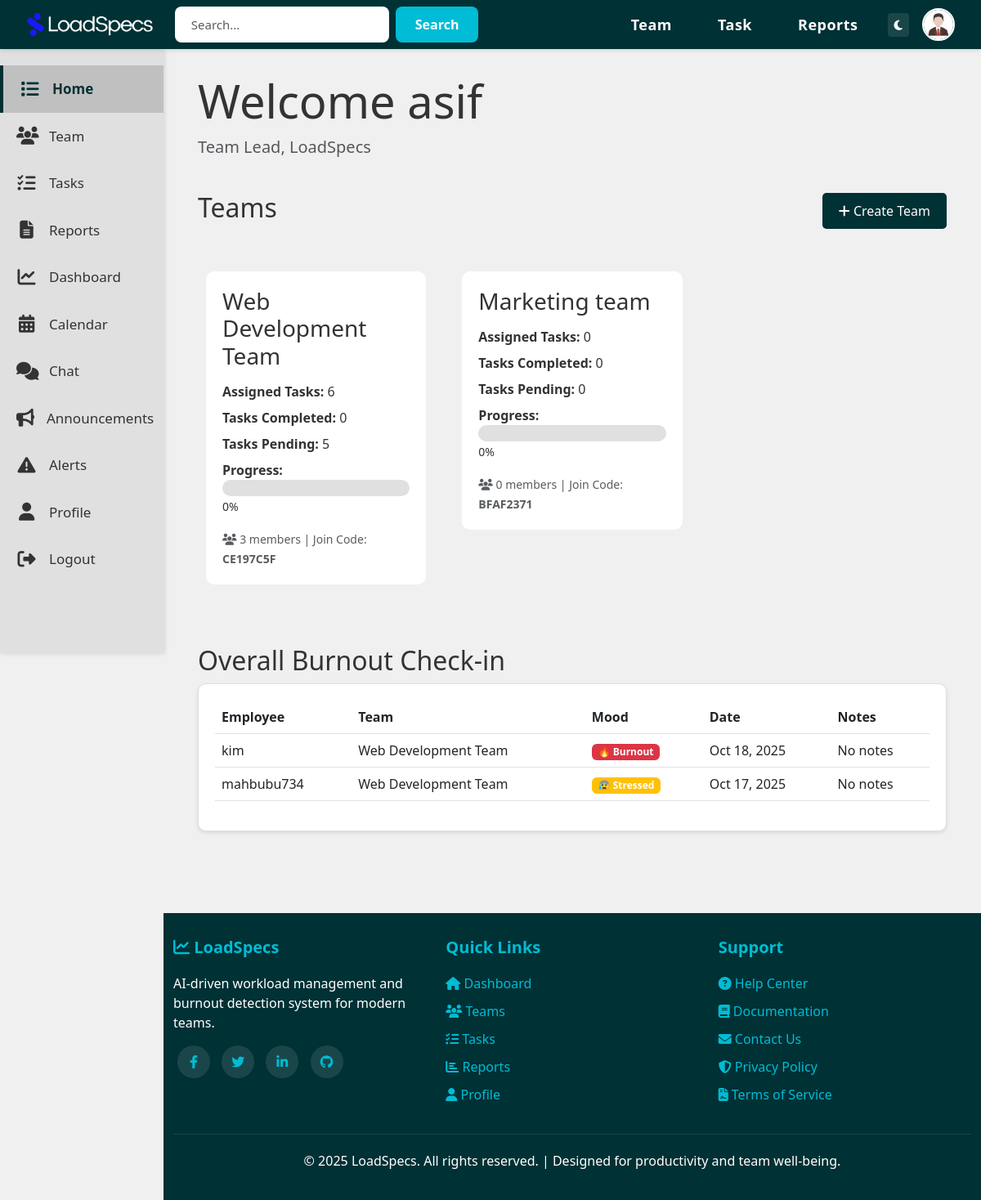
Page /home/ (signed in) on the committed database.
### LoadSpecsApp/models.py (models this page shows, shortened)
class User(AbstractUser):
    is_employee = models.BooleanField(default=False)
    is_team_lead = models.BooleanField(default=False)
    company_name = models.CharField(max_length=200, blank=True, null=True)
    joined_date = models.DateTimeField(default=timezone.now)
    bio = models.TextField(blank=True, null=True)
    profile_picture = models.ImageField(
        upload_to='profile_pictures/',
        blank=True,
        null=True,
        default='default_profile.png'
    )
    @property
    def role(self):
        if self.is_team_lead:
            return "Team Lead"
        elif self.is_employee:
            return "Employee"
        return "No Role"

class Team(models.Model):
    team_name = models.CharField(max_length=200)
    description = models.TextField(blank=True, null=True)
    created_by = models.ForeignKey(
        User,
        on_delete=models.CASCADE,
        related_name='teams_created'
    )
    created_at = models.DateTimeField(default=timezone.now)
    join_code = models.CharField(max_length=10, unique=True, blank=True)
    @property
    def member_count(self):
        return self.employees.count()
    @property
    def total_tasks(self):
        return self.tasks.count()
    @property
    def completed_tasks(self):
        return self.tasks.filter(status='completed').count()
    @property
    def pending_tasks(self):
        return self.tasks.filter(status='pending').count()
    @property
    def progress_percentage(self):
        total = self.total_tasks
        if total == 0:
            return 0
        return int((self.completed_tasks / total) * 100)

class MoodCheckin(models.Model):
    MOOD_CHOICES = [
        ('happy', 'Happy'),
        ('neutral', 'Neutral'),
        ('stressed', 'Stressed'),
        ('burnout', 'Burnout'),
    ]
    employee = models.ForeignKey(
        Employee,
        on_delete=models.CASCADE,
        related_name='mood_checkins'
    )
    team = models.ForeignKey(Team, on_delete=models.CASCADE, related_name='mood_checkins')
    mood = models.CharField(max_length=20, choices=MOOD_CHOICES)
    notes = models.TextField(blank=True, null=True)
    timestamp = models.DateTimeField(default=timezone.now)
    class Meta:
        ordering = ['-timestamp']

class Employee(models.Model):
    user = models.OneToOneField(User, on_delete=models.CASCADE, related_name='employee_profile')
    team = models.ForeignKey(
        Team,
        on_delete=models.SET_NULL,
        null=True,
        blank=True,
        related_name='employees'
    )
    skills = models.TextField(blank=True, null=True, help_text="Comma-separated skills")
    experience_years = models.IntegerField(default=0, help_text="Years of experience")
    interests = models.TextField(blank=True, null=True, help_text="Professional interests")
    department = models.CharField(max_length=100, blank=True, null=True)
    job_title = models.CharField(max_length=100, blank=True, null=True)

### LoadSpecsApp/views.py (the view, shortened to what this page needs)
# urls.py: path('home/', views.home_view, name='home'),
@login_required
def home_view(request):
    user = request.user
    search_query = request.GET.get('search', '').strip()
    context = {
        'user': user,
        'search_query': search_query,
    }
    if user.is_team_lead:
        try:
            team_lead = user.teamlead_profile
            teams = team_lead.teams.all()
            context['teams'] = teams
            context['total_teams'] = teams.count()
            all_employees = Employee.objects.filter(team__in=teams)
            context['total_employees'] = all_employees.count()
            recent_moods = MoodCheckin.objects.filter(team__in=teams).order_by('-timestamp')[:10]
            context['recent_moods'] = recent_moods
        except TeamLead.DoesNotExist:
            TeamLead.objects.create(user=user)
            context['teams'] = []
    return render(request, 'LoadSpecsHTML/home.html', context)

### templates/LoadSpecsHTML/home.html (shortened to what this page needs)
{% extends 'LoadSpecsHTML/base.html' %}
{% block content %}
<div class="container-fluid">
    <div class="row mb-4">
        <div class="col-12">
            <h1 class="display-4">Welcome {{ user.username }}</h1>
            <p class="lead text-muted">{{ user.role }}, LoadSpecs</p>
        </div>
    </div>
    {% if user.is_team_lead %}
    <div class="row mb-4">
        <div class="col-12">
            <div class="d-flex justify-content-between align-items-center mb-3">
                <h2>Teams</h2>
                <a href="{% url 'create_team' %}" class="btn btn-primary-custom">
                    <i class="fas fa-plus"></i> Create Team
                </a>
            </div>
        </div>
    </div>
    {% if teams %}
    <div class="row">
        {% for team in teams %}
        <div class="col-md-4 mb-3">
            <div class="team-card">
                <h3>{{ team.team_name }}</h3>
                <div class="mb-2">
                    <strong>Assigned Tasks:</strong> {{ team.total_tasks }}
                </div>
                <div class="mb-2">
                    <strong>Tasks Completed:</strong> {{ team.completed_tasks }}
                </div>
                <div class="mb-2">
                    <strong>Tasks Pending:</strong> {{ team.pending_tasks }}
                </div>
                <div class="mb-3">
                    <strong>Progress:</strong>
                    <div class="progress-bar-custom">
                    </div>
                    <small>{{ team.progress_percentage }}%</small>
                </div>
                <div class="mt-3">
                    <small class="text-muted">
                        <i class="fas fa-users"></i> {{ team.member_count }} members
                        | Join Code: <strong>{{ team.join_code }}</strong>
                    </small>
                </div>
            </div>
        </div>
        {% endfor %}
    </div>
    {% else %}
    <div class="alert alert-info">
        <i class="fas fa-info-circle"></i> You haven't created any teams yet. Click "Create Team" to get started!
    </div>
    {% endif %}
    <div class="row mt-5">
        <div class="col-12">
            <h2>Overall Burnout Check-in</h2>
            <div class="card-custom">
                {% if recent_moods %}
                <div class="table-responsive">
                    <table class="table table-hover">
                        <thead>
                            <tr>
                                <th>Employee</th>
                                <th>Team</th>
                                <th>Mood</th>
                                <th>Date</th>
                                <th>Notes</th>
                            </tr>
                        </thead>
                        <tbody>
                            {% for mood in recent_moods %}
                            <tr>
                                <td>{{ mood.employee.user.username }}</td>
                                <td>{{ mood.team.team_name }}</td>
                                <td>
                                    {% if mood.mood == 'happy' %}
                                        <span class="badge bg-success">😊 Happy</span>
                                    {% elif mood.mood == 'neutral' %}
                                        <span class="badge bg-secondary">😐 Neutral</span>
                                    {% elif mood.mood == 'stressed' %}
                                        <span class="badge bg-warning">😰 Stressed</span>
                                    {% elif mood.mood == 'burnout' %}
                                        <span class="badge bg-danger">🔥 Burnout</span>
                                    {% endif %}
                                </td>
                                <td>{{ mood.timestamp|date:"M d, Y" }}</td>
                                <td>{{ mood.notes|default:"No notes" }}</td>
                            </tr>
                            {% endfor %}
                        </tbody>
                    </table>
                </div>
                {% else %}
                <p class="text-muted">No mood check-ins recorded yet.</p>
                {% endif %}
            </div>
        </div>
    </div>
    {% endif %}
</div>
{% endblock %}

### templates/LoadSpecsHTML/base.html (shortened to what this page needs)
{% load static %}
<!DOCTYPE html>
<html lang="en">
<head>
    <link href="https://cdn.jsdelivr.net/npm/bootstrap@5.3.0/dist/css/bootstrap.min.css" rel="stylesheet">
    <link rel="stylesheet" href="https://cdnjs.cloudflare.com/ajax/libs/font-awesome/6.4.0/css/all.min.css">
</head>
<body>
    {% if user.is_authenticated %}
    <nav class="navbar navbar-expand-lg navbar-custom fixed-top">
        <div class="container-fluid">
            <a class="navbar-brand" href="{% url 'home' %}">
                <img src="{% static 'Images/loadspecs_logo.png' %}" alt="LoadSpecs Logo" style="height: 30px;">
            </a>
            <div class="search-bar mx-auto d-none d-lg-flex">
                <form class="d-flex" method="GET" action="{% url 'home' %}">
                    <input type="text" name="search" placeholder="Search..." class="form-control">
                    <button type="submit">Search</button>
                </form>
            </div>
            <div class="collapse navbar-collapse justify-content-end" id="navbarNav">
                <ul class="navbar-nav align-items-center">
                    <li class="nav-item">
                        <a class="nav-link" href="{% url 'team' %}">Team</a>
                    </li>
                    <li class="nav-item">
                        <a class="nav-link" href="{% url 'tasks' %}">Task</a>
                    </li>
                    <li class="nav-item">
                        <a class="nav-link" href="{% url 'reports' %}">Reports</a>
                    </li>
                    <li class="nav-item ms-2">
                        <button id="themeToggle" class="btn btn-sm" style="background: rgba(255,255,255,0.1); color: white; border: none;" title="Toggle Theme">
                            <i class="fas fa-moon"></i>
                        </button>
                    </li>
                    <li class="nav-item ms-3">
                        <a href="{% url 'profile' %}" title="Profile">
                            {% if user.profile_picture and user.profile_picture.name != 'default_profile.png' %}
                                <img src="{{ user.profile_picture.url }}" alt="Profile" class="profile-icon">
                            {% else %}
                                <div class="profile-icon d-flex align-items-center justify-content-center"
                                     style="background: linear-gradient(135deg, #667eea 0%, #764ba2 100%);">
                                    <i class="fas fa-user" style="color: white; font-size: 20px;"></i>
                                </div>
                            {% endif %}
                        </a>
                    </li>
                </ul>
            </div>
        </div>
    </nav>
    <div class="sidebar d-none d-md-block">
        <a href="{% url 'home' %}" class="sidebar-item {% if request.resolver_match.url_name == 'home' %}active{% endif %}">
            <i class="fas fa-list"></i>
            <span>Home</span>
        </a>
        <a href="{% url 'team' %}" class="sidebar-item {% if request.resolver_match.url_name == 'team' %}active{% endif %}">
            <i class="fas fa-users"></i>
            <span>Team</span>
        </a>
        <a href="{% url 'tasks' %}" class="sidebar-item {% if request.resolver_match.url_name == 'tasks' %}active{% endif %}">
            <i class="fas fa-tasks"></i>
            <span>Tasks</span>
        </a>
        <a href="{% url 'reports' %}" class="sidebar-item {% if request.resolver_match.url_name == 'reports' %}active{% endif %}">
            <i class="fas fa-file-alt"></i>
            <span>Reports</span>
        </a>
        <a href="{% url 'performance_dashboard' %}" class="sidebar-item">
            <i class="fas fa-chart-line"></i>
            <span>Dashboard</span>
        </a>
        <a href="{% url 'calendar' %}" class="sidebar-item">
            <i class="fas fa-calendar-alt"></i>
            <span>Calendar</span>
        </a>
        <a href="{% url 'chat' %}" class="sidebar-item">
            <i class="fas fa-comments"></i>
            <span>Chat</span>
        </a>
        <a href="{% url 'announcements' %}" class="sidebar-item">
            <i class="fas fa-bullhorn"></i>
            <span>Announcements</span>
        </a>
        {% if user.is_team_lead %}
        <a href="{% url 'burnout_alerts' %}" class="sidebar-item">
            <i class="fas fa-exclamation-triangle"></i>
            <span>Alerts</span>
        </a>
        {% endif %}
        <a href="{% url 'profile' %}" class="sidebar-item {% if request.resolver_match.url_name == 'profile' %}active{% endif %}">
            <i class="fas fa-user"></i>
            <span>Profile</span>
        </a>
        <a href="{% url 'logout' %}" class="sidebar-item">
            <i class="fas fa-sign-out-alt"></i>
            <span>Logout</span>
        </a>
    </div>
    {% endif %}
    <div class="{% if user.is_authenticated %}main-content{% endif %}">
        {% block content %}{% endblock %}
    </div>
    {% if user.is_authenticated %}
    <footer class="footer">
        <div class="container-fluid">
            <div class="row">
                <div class="col-md-4">
                    <h5><i class="fas fa-chart-line"></i> LoadSpecs</h5>
                    <p>AI-driven workload management and burnout detection system for modern teams.</p>
                    <div class="social-icons mt-3">
                        <a href="#" title="Facebook"><i class="fab fa-facebook-f"></i></a>
                        <a href="#" title="Twitter"><i class="fab fa-twitter"></i></a>
                        <a href="#" title="LinkedIn"><i class="fab fa-linkedin-in"></i></a>
                        <a href="#" title="GitHub"><i class="fab fa-github"></i></a>
                    </div>
                </div>
                <div class="col-md-4">
                    <h5>Quick Links</h5>
                    <ul>
                        <li><a href="{% url 'home' %}"><i class="fas fa-home"></i> Dashboard</a></li>
                        <li><a href="{% url 'team' %}"><i class="fas fa-users"></i> Teams</a></li>
                        <li><a href="{% url 'tasks' %}"><i class="fas fa-tasks"></i> Tasks</a></li>
                        <li><a href="{% url 'reports' %}"><i class="fas fa-chart-bar"></i> Reports</a></li>
                        <li><a href="{% url 'profile' %}"><i class="fas fa-user"></i> Profile</a></li>
                    </ul>
                </div>
                <div class="col-md-4">
                    <h5>Support</h5>
                    <ul>
                        <li><a href="#"><i class="fas fa-question-circle"></i> Help Center</a></li>
                        <li><a href="#"><i class="fas fa-book"></i> Documentation</a></li>
                        <li><a href="#"><i class="fas fa-envelope"></i> Contact Us</a></li>
                        <li><a href="#"><i class="fas fa-shield-alt"></i> Privacy Policy</a></li>
                        <li><a href="#"><i class="fas fa-file-contract"></i> Terms of Service</a></li>
                    </ul>
                </div>
            </div>
            <div class="footer-bottom">
                <p>&copy; {{ current_year|default:"2025" }} LoadSpecs. All rights reserved. | Designed for productivity and team well-being.</p>
            </div>
        </div>
    </footer>
    {% endif %}
</body>
</html>

### rows in the picture
User: profile_picture (picture), username "asif", role "Team Lead"
Team: team_name "Web Development Team", total_tasks "6", completed_tasks "0", pending_tasks "5", progress_percentage "0", member_count "3", join_code "CE197C5F"
Team: team_name "Marketing team", total_tasks "0", completed_tasks "0", pending_tasks "0", progress_percentage "0", member_count "0", join_code "BFAF2371"
MoodCheckin: employee.user.username "kim", team.team_name "Web Development Team", mood "🔥 Burnout", timestamp "Oct 18, 2025", notes "No notes"
MoodCheckin: employee.user.username "mahbubu734", team.team_name "Web Development Team", mood "😰 Stressed", timestamp "Oct 17, 2025", notes "No notes"

### other values in the picture
{{ current_year|default:"2025" }} "2025"
